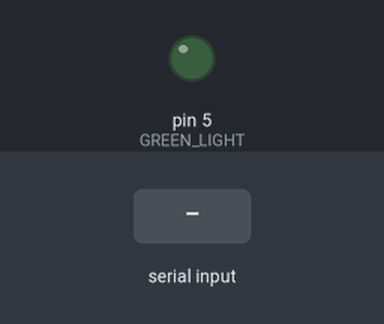
This sketch was run on a simulated Arduino Uno, built with avr-gcc and run on an emulated ATmega328P. Parts: output pins drawn as LEDs (lit = HIGH). The test bench sets the inputs (shaded band).

Above: at 1.2 s.
1.3 s: "1\n" received over Serial
At 2.1 s:
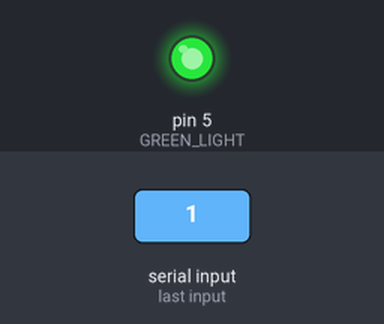
Timing chart, 0 to 4.3 s (numbered marks = the images above; inputs shaded):
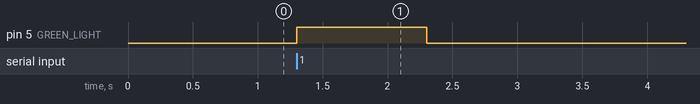

Measured:
- after the input at 1.3 s, pin 5 (GREEN_LIGHT): LOW → HIGH at once, → LOW 1.0 s later

The sketch:

manage_LED.ino
```cpp
// Manage LED from terminal

int GREEN_LIGHT = 5; // Выход зеленый сигнал световора
int incomingByte = 0;

void setup()
{
    pinMode(GREEN_LIGHT, OUTPUT);   // объявляем как выход
    digitalWrite(GREEN_LIGHT, LOW); // сброс выходов после включения
    Serial.begin(9600);             // скорость связи
}

void loop()
{
    if (Serial.available() > 0)
        incomingByte = Serial.parseInt(); // читаем байт из буфера и преобразуем int

    if (incomingByte == 1)
        digitalWrite(GREEN_LIGHT, HIGH);
    if (incomingByte == 0)
        digitalWrite(GREEN_LIGHT, LOW);
}
```

trafic_light.c
```cpp
// Trafic_light
//
int RED_LIGHT = 5;              // Выход красный сигнал световора
int YELLOW_LIGHT = 6;           // Выход желтый сигнал световора
int GREEN_LIGHT = 7;            // Выход зеленый сигнал световора
int RED_CROSSWALK = 8;          // Выход красный сигнал пешехода
int GREEN_CROSSWALK = 9;        // Выход зеленый сигнал пешехода
int BUTTON = 2;                 // Вход кнопки
int TIME_ON_RED = 3000;         // Время включенного красного
int TIME_ON_YELL = 1000;        // Время включенного жултого
int TIME_ON_GREEN = 3000;       // Время включенного зеленого
int DELAY_FLASH = 500;          // Время задержки мигания зеленого
int DELAY_BETWEEN_SIGNAL = 200; // Задержка перед включением следующего сигнала
int DELAY_AFTER_BUTTON = 5000;  // Задержка после нажатия кнопки
int CYCLES_FLASH = 3;           // Количество циклов мигания зеленого

void setup()
{
    pinMode(RED_LIGHT, OUTPUT);
    pinMode(YELLOW_LIGHT, OUTPUT);
    pinMode(GREEN_LIGHT, OUTPUT);
    pinMode(RED_CROSSWALK, OUTPUT);
    pinMode(GREEN_CROSSWALK, OUTPUT);
    pinMode(BUTTON, INPUT);
    // сброс выходов после включения
    digitalWrite(RED_LIGHT, LOW);
    digitalWrite(YELLOW_LIGHT, LOW);
    digitalWrite(GREEN_LIGHT, LOW);
    digitalWrite(RED_CROSSWALK, LOW);
    digitalWrite(GREEN_CROSSWALK, LOW);
}

// Функция мигания
void flashLight(int color)
{
    for (int i = 0; i < CYCLES_FLASH; i++)
    {
        digitalWrite(color, LOW);
        delay(DELAY_FLASH);
        digitalWrite(color, HIGH);
        delay(DELAY_FLASH);
        digitalWrite(color, LOW);
    }
}

void loop()
{
    while (digitalRead(BUTTON)) // зелёный пока не нажата кнопка
    {
        digitalWrite(RED_CROSSWALK, HIGH);
        digitalWrite(GREEN_LIGHT, HIGH);
    }
    delay(DELAY_AFTER_BUTTON);
    flashLight(GREEN_LIGHT);
    digitalWrite(YELLOW_LIGHT, HIGH);
    delay(TIME_ON_YELL);
    digitalWrite(YELLOW_LIGHT, LOW);
    delay(DELAY_BETWEEN_SIGNAL);
    digitalWrite(RED_LIGHT, HIGH);       // включение красного для автомобилей
    digitalWrite(RED_CROSSWALK, LOW);    // выключение красного для пешехода
    digitalWrite(GREEN_CROSSWALK, HIGH); // включение зеленого для пешеходов
    delay(TIME_ON_RED);                  // время пешеходного перехода
    flashLight(GREEN_CROSSWALK);         // предупреждение о заканичивающемся переходе
    digitalWrite(RED_LIGHT, LOW);
}
```
